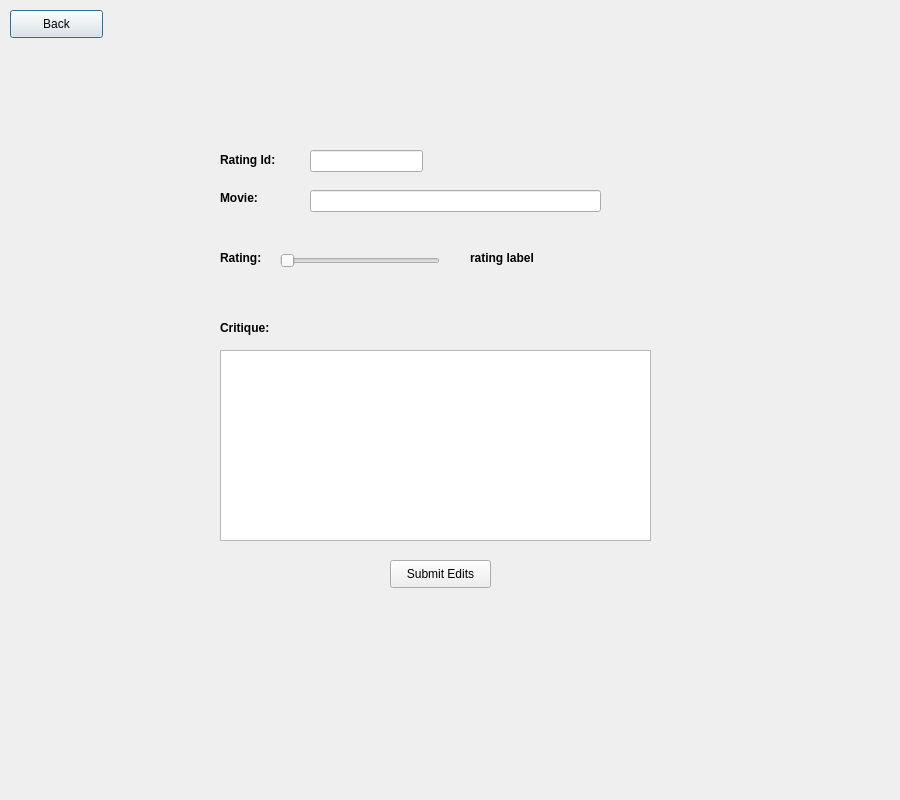
<?xml version="1.0" encoding="UTF-8"?>
<ui version="4.0">
 <class>Dialog</class>
 <widget class="QDialog" name="Dialog">
  <property name="geometry">
   <rect>
    <x>0</x>
    <y>0</y>
    <width>900</width>
    <height>800</height>
   </rect>
  </property>
  <property name="windowTitle">
   <string>Dialog</string>
  </property>
  <widget class="QPushButton" name="editBack">
   <property name="geometry">
    <rect>
     <x>10</x>
     <y>10</y>
     <width>93</width>
     <height>28</height>
    </rect>
   </property>
   <property name="text">
    <string>Back</string>
   </property>
  </widget>
  <widget class="QLabel" name="label">
   <property name="geometry">
    <rect>
     <x>220</x>
     <y>190</y>
     <width>55</width>
     <height>16</height>
    </rect>
   </property>
   <property name="font">
    <font>
     <weight>75</weight>
     <bold>true</bold>
    </font>
   </property>
   <property name="text">
    <string>Movie:</string>
   </property>
  </widget>
  <widget class="QLineEdit" name="editMovie">
   <property name="geometry">
    <rect>
     <x>310</x>
     <y>190</y>
     <width>291</width>
     <height>22</height>
    </rect>
   </property>
   <property name="readOnly">
    <bool>true</bool>
   </property>
  </widget>
  <widget class="QLabel" name="ratingLabel">
   <property name="geometry">
    <rect>
     <x>470</x>
     <y>250</y>
     <width>101</width>
     <height>16</height>
    </rect>
   </property>
   <property name="font">
    <font>
     <weight>75</weight>
     <bold>true</bold>
    </font>
   </property>
   <property name="text">
    <string>rating label</string>
   </property>
  </widget>
  <widget class="QSlider" name="ratingSlider">
   <property name="geometry">
    <rect>
     <x>280</x>
     <y>250</y>
     <width>160</width>
     <height>22</height>
    </rect>
   </property>
   <property name="minimum">
    <number>10</number>
   </property>
   <property name="maximum">
    <number>100</number>
   </property>
   <property name="orientation">
    <enum>Qt::Horizontal</enum>
   </property>
  </widget>
  <widget class="QLabel" name="label_3">
   <property name="geometry">
    <rect>
     <x>220</x>
     <y>250</y>
     <width>55</width>
     <height>16</height>
    </rect>
   </property>
   <property name="font">
    <font>
     <weight>75</weight>
     <bold>true</bold>
    </font>
   </property>
   <property name="text">
    <string>Rating:</string>
   </property>
  </widget>
  <widget class="QLabel" name="label_2">
   <property name="geometry">
    <rect>
     <x>220</x>
     <y>320</y>
     <width>55</width>
     <height>16</height>
    </rect>
   </property>
   <property name="font">
    <font>
     <weight>75</weight>
     <bold>true</bold>
    </font>
   </property>
   <property name="text">
    <string>Critique:</string>
   </property>
  </widget>
  <widget class="QTextEdit" name="editCritique">
   <property name="geometry">
    <rect>
     <x>220</x>
     <y>350</y>
     <width>431</width>
     <height>191</height>
    </rect>
   </property>
  </widget>
  <widget class="QPushButton" name="editReview">
   <property name="geometry">
    <rect>
     <x>390</x>
     <y>560</y>
     <width>101</width>
     <height>28</height>
    </rect>
   </property>
   <property name="text">
    <string>Submit Edits</string>
   </property>
  </widget>
  <widget class="QLabel" name="label_4">
   <property name="geometry">
    <rect>
     <x>220</x>
     <y>150</y>
     <width>71</width>
     <height>20</height>
    </rect>
   </property>
   <property name="font">
    <font>
     <weight>75</weight>
     <bold>true</bold>
    </font>
   </property>
   <property name="text">
    <string>Rating Id:</string>
   </property>
  </widget>
  <widget class="QLineEdit" name="ratingId">
   <property name="geometry">
    <rect>
     <x>310</x>
     <y>150</y>
     <width>113</width>
     <height>22</height>
    </rect>
   </property>
   <property name="readOnly">
    <bool>true</bool>
   </property>
  </widget>
 </widget>
 <resources/>
 <connections/>
</ui>
